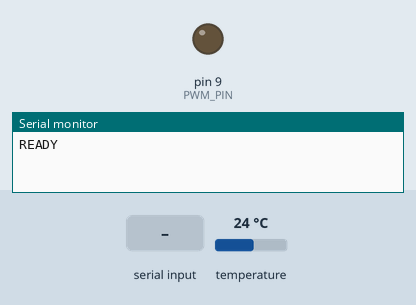
A sketch run on a simulated Arduino Uno, built with avr-gcc and run on an emulated ATmega328P. On the bench: output pins drawn as LEDs (lit = HIGH), the last lines printed to the serial monitor. The inputs (shaded band) are chosen by the test bench; at power-on: temperature 24 °C.

Above: at 1.2 s.
1.3 s: "D90\n" received over Serial
At 2.2 s:
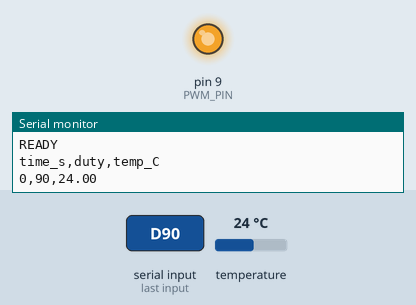
2.8 s: "X90\n" received over Serial
At 3.2 s:
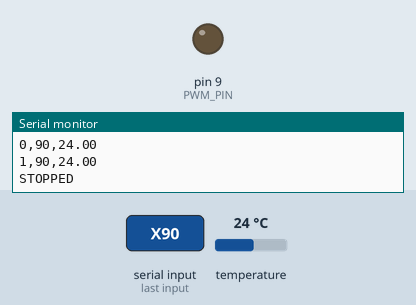
4.3 s: "d90\n" received over Serial
At 5.5 s:
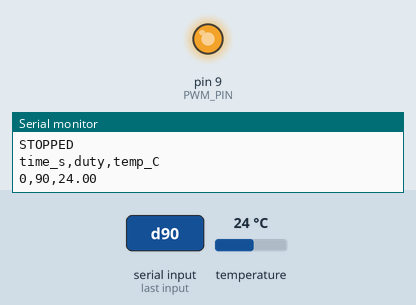
5.8 s: "D,45\n" received over Serial
At 6.8 s:
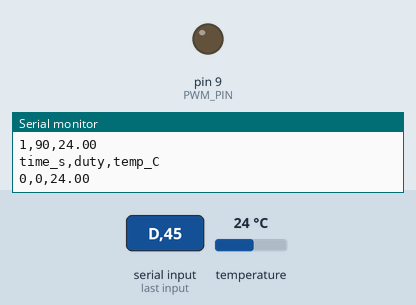
Timing chart, 0 to 8.3 s (numbered marks = the images above; inputs shaded):
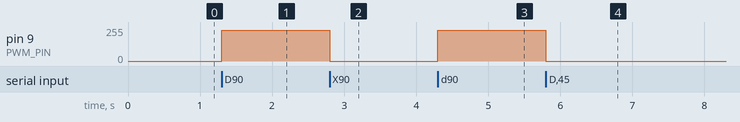

Measured:
- after the input at 1.3 s, pin 9 (PWM_PIN): 0/255 → 229/255 at once
- after the input at 2.8 s, pin 9 (PWM_PIN): 229/255 → 0/255 at once
- after the input at 4.3 s, pin 9 (PWM_PIN): 0/255 → 229/255 at once
- after the input at 5.8 s, pin 9 (PWM_PIN): 229/255 → 0/255 at once

The sketch:

peltier_open_loop.ino
```cpp
// Open-loop Peltier surface-temperature test (no PID).
// Hardware assumed: DS18B20 taped to the Peltier cold surface (pin 2, 4.7k pull-up),
// logic-level MOSFET gate on PWM pin 9. CHANGE to match your build.
// !! Always run the hot side with a heatsink + fan, otherwise the module can overheat. !!
//
// Serial commands (115200 baud, newline terminated):
//   D40  -> apply 40 % duty (step) and start logging
//   X    -> duty = 0 (stop). Wait until the plate returns to ambient before the next test.
// Output CSV, once per second:  time_s,duty,temp_C
// Save the output as surface_20.csv, surface_40.csv, surface_60.csv ... (number = duty %)

#include <OneWire.h>
#include <DallasTemperature.h>

#define ONE_WIRE_PIN 2
#define PWM_PIN 9

OneWire ow(ONE_WIRE_PIN);
DallasTemperature sensors(&ow);

const unsigned long Ts_ms = 1000;
const unsigned long MAX_ON_MS = 1200000UL;   // safety: auto switch-off after 20 min

float dutyPct = 0;
bool logging = false;
unsigned long tStart = 0, tNext = 0;

void setup() {
  Serial.begin(115200);
  pinMode(PWM_PIN, OUTPUT);
  analogWrite(PWM_PIN, 0);
  sensors.begin();
  sensors.setResolution(10);
  Serial.println("READY");
}

void loop() {
  if (Serial.available()) {
    String s = Serial.readStringUntil('\n');
    s.trim();
    if (s.length() > 0 && (s[0] == 'D' || s[0] == 'd')) {
      dutyPct = constrain(s.substring(1).toFloat(), 0, 100);
      analogWrite(PWM_PIN, (int)(dutyPct * 2.55));
      tStart = millis(); tNext = tStart;
      logging = true;
      Serial.println("time_s,duty,temp_C");
    } else if (s.length() > 0 && (s[0] == 'X' || s[0] == 'x')) {
      analogWrite(PWM_PIN, 0);
      logging = false;
      Serial.println("STOPPED");
    }
  }

  if (logging && millis() >= tNext) {
    tNext += Ts_ms;
    sensors.requestTemperatures();
    float T = sensors.getTempCByIndex(0);
    Serial.print((millis() - tStart) / 1000.0, 0); Serial.print(',');
    Serial.print(dutyPct, 0);                       Serial.print(',');
    Serial.println(T, 2);
    if (millis() - tStart > MAX_ON_MS) {            // safety cut-off
      analogWrite(PWM_PIN, 0); logging = false; Serial.println("AUTO-STOP");
    }
  }
}
```
